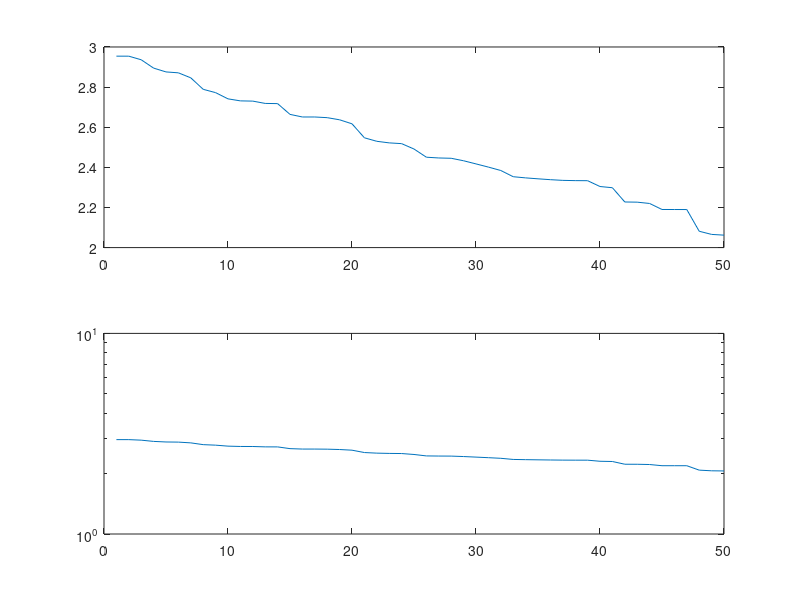

The MATLAB source for this figure:
% dim = 10000;
% A = sprand(dim, dim, 1.);
% b = rand(dim, 1);
% x0 = zeros(dim, 1);

% [x, flag, relres, iter, resvec] = gmres(A, b, [], 1e-10, 10);

clear

function A = loadFunctionFromData(dataPath)
    disp(["🦍 Loading file: "  dataPath])
    load(dataPath)
    
%   se nel file è presente una `struct` allora vuol dire 
%   che sto utilizzando il nuovo formato e va convertito
%   per essere utilizzato da Octave
    if isstruct(Problem.A)
        n = length(Problem.A.jc)-1;
        ii = repelems(1:n, [1:n; diff(Problem.A.jc)]);
        A = sparse(Problem.A.ir+1, ii, Problem.A.data);
    else
        A = Problem.A;
    end
endfunction

function [A b x0] = generateData(dim, den, seed=69, randx0=false)
    rand("seed", seed);
    A = sprand(dim, dim, den);
    b = rand(dim, 1);
    
    if (randx0)
        x0 = rand(dim, 1);
    else
        x0 = zeros(dim, 1);
    end
endfunction

function [x res] = mygmres(A, b, x0, k, tol)
    n = size(b)(1);
    r0 = b - A * x0;
    beta = norm(r0, 2);
    
    H = zeros(k+2, k+1);
    Q = zeros(n, k+1);
    Q(:, 1) = r0/norm(r0, 2);
    
    en = zeros(k+2, 1);
    en(1) = 1;

    for j = 1:k  %% TODO: ricontrollare
%         imagesc(H);
        v = A*Q(:, j);   
        for i = 1:j
            H(i,j) = Q(:,i)' * v;
            v = v - H(i, j) * Q(:, i);
        end
        
        H(j+1, j) = norm(v, 2);
        Q(:, j+1) = v / H(j+1, j);

%         if (abs(H(j+1, j)) > tol)
%             Q(:, j+1) = Q(:,j+1)/H(j+1,j);
%         end
        
        e1 = en(1:j+2);

        y =(H(1:j+2,1:j+1))\(beta *e1);
        res(j) = norm(H(1:j+2,1:j+1)*y - beta*e1, 2);

        if (res(j) < tol)
            x = Q(:, 1:j+1)*y +x0;
            disp('Raggiunta Tolleranza, stop 🚀');
            imshow(H);
            return;
        end
    end
    x = Q(:, 1:j+1)*y +x0;
    disp('Raggiunto massimo numero di Iterazioni 🐌');
    imagesc(H);

endfunction

[A, b, x0] = generateData(100, .5);
A
b
x0

[x, res] = mygmres(A, b, x0, 50, 1e-10);
input("> ");

x
x_true = A\b
max(x_true-x)

subplot(2, 1, 1)
plot(res);
subplot(2, 1, 2)
semilogy(res);

input("> ");
